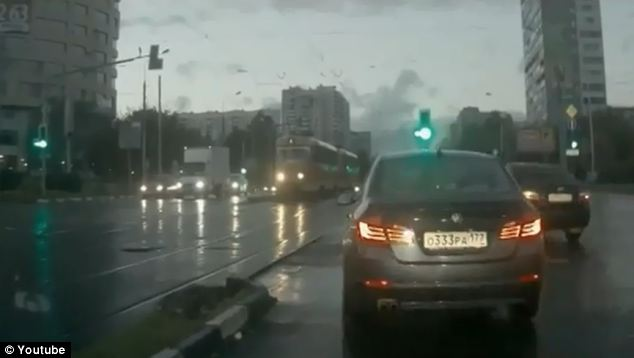
#> input picture data/car_plate.jpg, 634 x 358 px
$ jupyter execute main.ipynb   (shell and % lines are left out)
#> lines starting #> are read from the running program, lines starting #| are printed output that depends on the picture
[cell 1]
# Import the libraries
import cv2
import numpy as np
import matplotlib.pyplot as plt

[cell 2]
# Read in the car_plate.jpg file from the data folder.
img = cv2.imread('data/car_plate.jpg')
#> img is the input picture: shape (358, 634, 3); mean B, G, R 90.3, 96.9, 88.7
# Change Color Space
img = cv2.cvtColor(img, cv2.COLOR_BGR2RGB)

[cell 3]
# Load the haarcascade_russian_plate_number.xml file.
plate_cascade = cv2.CascadeClassifier('haarcascades/haarcascade_russian_plate_number.xml')

[cell 4]
# Function that is effectively blurs the detected plate
def blur_plate(img):

    plate_img = img.copy()
    roi = img.copy()

    plate_rects = plate_cascade.detectMultiScale(plate_img,scaleFactor=1.3, minNeighbors=3)
#> plate_rects = [[419, 226, 78, 26]]

    for (x,y,w,h) in plate_rects:

        roi = roi[y:y+h,x:x+w]
        blurred_roi = cv2.medianBlur(roi,5)

        plate_img[y:y+h,x:x+w] = blurred_roi
#> this loop made 1 pass
#> pass 1, in blur_plate, `roi = roi[y:y+h,x:x+w]`:
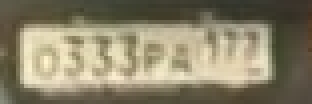
#> roi: shape (26, 78, 3) (shown 4 times larger); mean R, G, B 138.6, 130.8, 105.9
#> pass 1, in blur_plate, `blurred_roi = cv2.medianBlur(roi,5)`:
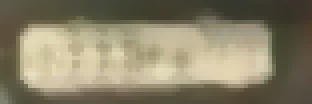
#> blurred_roi: shape (26, 78, 3) (shown 4 times larger); mean R, G, B 137.8, 129.9, 105.3
#> after the loop: plate_img: shape (358, 634, 3); mean R, G, B 88.7, 96.9, 90.3

    return plate_img
